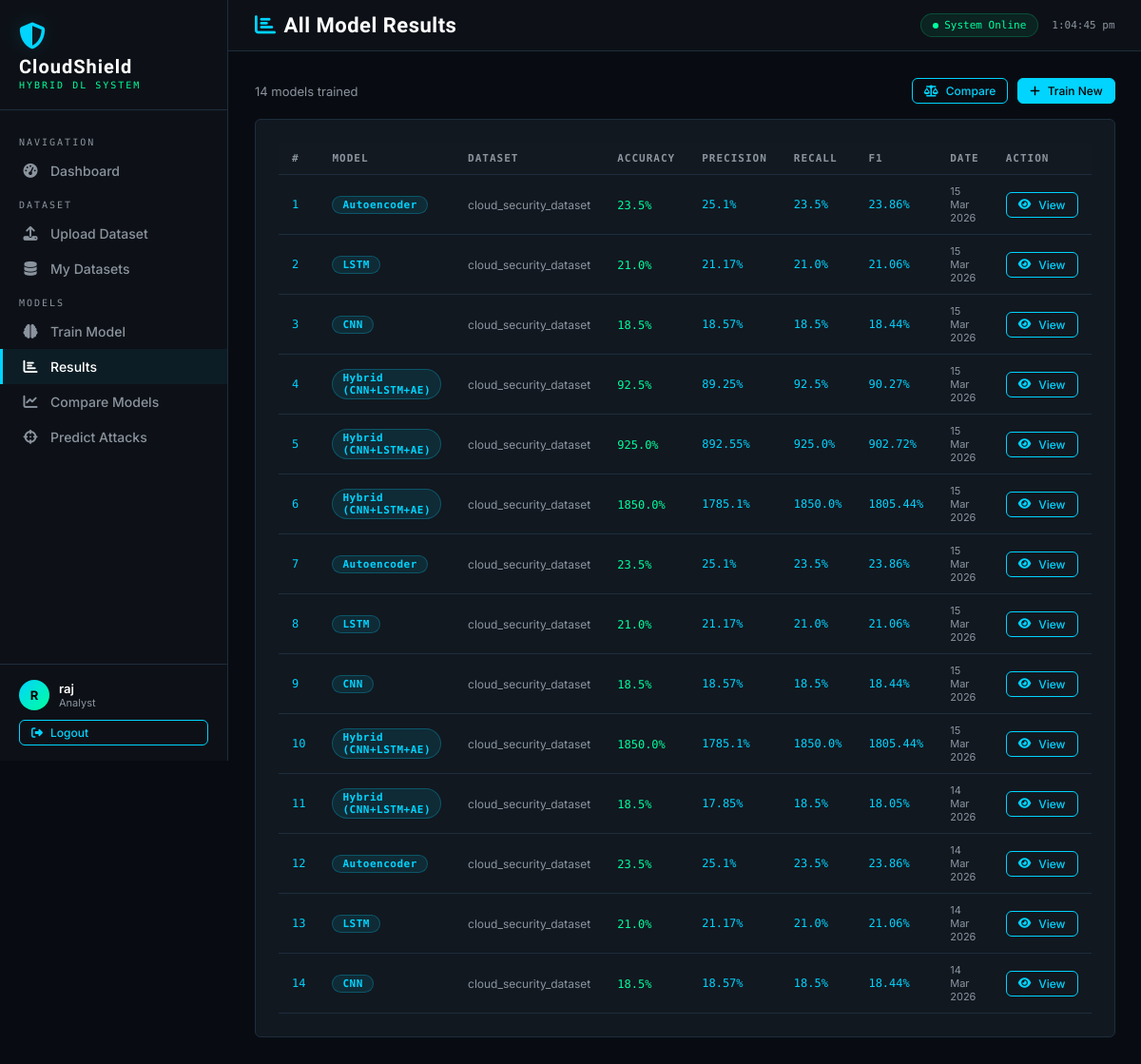
The page /ml/results/ (signed in) on the database its author committed.
### ml_models/models.py (models this page shows, shortened)
class ModelResult(models.Model):
    MODEL_CHOICES = [
        ('cnn', 'CNN'),
        ('lstm', 'LSTM'),
        ('autoencoder', 'Autoencoder'),
        ('hybrid', 'Hybrid (CNN+LSTM+AE)'),
    ]
    user = models.ForeignKey(User, on_delete=models.CASCADE)
    dataset = models.ForeignKey(Dataset, on_delete=models.CASCADE)
    model_name = models.CharField(max_length=50, choices=MODEL_CHOICES)
    accuracy = models.FloatField(default=0)
    precision = models.FloatField(default=0)
    recall = models.FloatField(default=0)
    f1_score = models.FloatField(default=0)
    confusion_matrix_img = models.CharField(max_length=500, blank=True)
    training_history = models.TextField(blank=True)  # JSON
    label_classes = models.TextField(blank=True)  # JSON
    created_at = models.DateTimeField(auto_now_add=True)
    class Meta:
        ordering = ['-created_at']

### dataset/models.py (models this page shows, shortened)
class Dataset(models.Model):
    name = models.CharField(max_length=200)
    file = models.FileField(upload_to='datasets/')
    uploaded_by = models.ForeignKey(User, on_delete=models.CASCADE)
    uploaded_at = models.DateTimeField(auto_now_add=True)
    rows = models.IntegerField(default=0)
    columns = models.IntegerField(default=0)
    description = models.TextField(blank=True)
    class Meta:
        ordering = ['-uploaded_at']

### ml_models/views.py (the view)
# urls.py: path('results/', views.all_results, name='all_results'),
@login_required
def all_results(request):
    results = ModelResult.objects.filter(user=request.user)
    return render(request, 'ml_models/all_results.html', {'results': results})

### templates/ml_models/all_results.html (shortened to what this page needs)
{% extends 'base.html' %}
{% block page_title %}<i class="fas fa-chart-bar" style="color:var(--accent);margin-right:8px"></i>All Model Results{% endblock %}
{% block content %}
<div class="flex-between mb-4">
  <p class="text-muted">{{ results.count }} model{{ results.count|pluralize }} trained</p>
  <div style="display:flex;gap:10px;">
    <a href="{% url 'compare_models' %}" class="btn btn-outline btn-sm"><i class="fas fa-balance-scale"></i> Compare</a>
    <a href="{% url 'train_model' %}" class="btn btn-primary btn-sm"><i class="fas fa-plus"></i> Train New</a>
  </div>
</div>
{% if results %}
<div class="card">
  <div class="table-wrap">
    <table>
      <thead>
        <tr><th>#</th><th>Model</th><th>Dataset</th><th>Accuracy</th><th>Precision</th><th>Recall</th><th>F1</th><th>Date</th><th>Action</th></tr>
      </thead>
      <tbody>
        {% for r in results %}
        <tr>
          <td class="mono">{{ forloop.counter }}</td>
          <td><span class="badge badge-info">{{ r.get_model_name_display }}</span></td>
          <td class="text-muted" style="font-size:12px">{{ r.dataset.name }}</td>
          <td><span class="mono" style="color:var(--accent2)">{{ r.accuracy }}%</span></td>
          <td class="mono">{{ r.precision }}%</td>
          <td class="mono">{{ r.recall }}%</td>
          <td class="mono">{{ r.f1_score }}%</td>
          <td class="text-muted" style="font-size:11px">{{ r.created_at|date:"d M Y" }}</td>
          <td><a href="{% url 'model_result' r.pk %}" class="btn btn-outline btn-sm"><i class="fas fa-eye"></i> View</a></td>
        </tr>
        {% endfor %}
      </tbody>
    </table>
  </div>
</div>
{% endif %}
{% endblock %}

### templates/base.html (shortened to what this page needs)
<!DOCTYPE html>
<html lang="en">
<head>
<link href="https://cdnjs.cloudflare.com/ajax/libs/font-awesome/6.5.0/css/all.min.css" rel="stylesheet">
</head>
<body>
{% if user.is_authenticated %}
<aside class="sidebar">
  <div class="sidebar-logo">
    <i class="fas fa-shield-halved logo-icon"></i>
    <div class="logo-text">CloudShield</div>
    <div class="logo-sub">HYBRID DL SYSTEM</div>
  </div>
  <nav class="sidebar-nav">
    <div class="nav-section-label">Navigation</div>
    <a href="{% url 'dashboard' %}" class="nav-link {% if request.resolver_match.url_name == 'dashboard' %}active{% endif %}">
      <i class="fas fa-tachometer-alt"></i> Dashboard
    </a>
    <div class="nav-section-label">Dataset</div>
    <a href="{% url 'upload_dataset' %}" class="nav-link {% if request.resolver_match.url_name == 'upload_dataset' %}active{% endif %}">
      <i class="fas fa-upload"></i> Upload Dataset
    </a>
    <a href="{% url 'list_datasets' %}" class="nav-link {% if request.resolver_match.url_name == 'list_datasets' %}active{% endif %}">
      <i class="fas fa-database"></i> My Datasets
    </a>
    <div class="nav-section-label">Models</div>
    <a href="{% url 'train_model' %}" class="nav-link {% if request.resolver_match.url_name == 'train_model' %}active{% endif %}">
      <i class="fas fa-brain"></i> Train Model
    </a>
    <a href="{% url 'all_results' %}" class="nav-link {% if request.resolver_match.url_name == 'all_results' %}active{% endif %}">
      <i class="fas fa-chart-bar"></i> Results
    </a>
    <a href="{% url 'compare_models' %}" class="nav-link {% if request.resolver_match.url_name == 'compare_models' %}active{% endif %}">
      <i class="fas fa-chart-line"></i> Compare Models
    </a>
    <a href="{% url 'predict' %}" class="nav-link {% if request.resolver_match.url_name == 'predict' %}active{% endif %}">
      <i class="fas fa-crosshairs"></i> Predict Attacks
    </a>
  </nav>
  <div class="sidebar-footer">
    <div class="user-info">
      <div class="avatar">{{ user.username.0|upper }}</div>
      <div>
        <div style="font-weight:600;color:#fff;font-size:13px;">{{ user.username }}</div>
        <div style="font-size:11px;color:var(--text2);">Analyst</div>
      </div>
    </div>
    <a href="{% url 'logout' %}" class="btn btn-outline btn-sm w-100">
      <i class="fas fa-sign-out-alt"></i> Logout
    </a>
  </div>
</aside>
{% endif %}
<div class="main-content" {% if not user.is_authenticated %}style="margin-left:0"{% endif %}>
  {% if user.is_authenticated %}
  <div class="topbar">
    <div class="topbar-title">{% block page_title %}Overview{% endblock %}</div>
    <div class="topbar-right">
      <div class="status-badge">
        <span class="status-dot"></span> System Online
      </div>
      <span style="font-family:var(--font-mono);font-size:11px;color:var(--text2);" id="clock"></span>
    </div>
  </div>
  {% endif %}
  <div class="page-body">
    {% block content %}{% endblock %}
  </div>
</div>
</body>
</html>

### rows shown on the page
ModelResult: model_name "Autoencoder", dataset.name "cloud_security_dataset", accuracy "23.5", precision "25.1", recall "23.5", f1_score "23.86", created_at "15 Mar 2026"
ModelResult: model_name "LSTM", dataset.name "cloud_security_dataset", accuracy "21.0", precision "21.17", recall "21.0", f1_score "21.06", created_at "15 Mar 2026"
ModelResult: model_name "CNN", dataset.name "cloud_security_dataset", accuracy "18.5", precision "18.57", recall "18.5", f1_score "18.44", created_at "15 Mar 2026"
ModelResult: model_name "Hybrid (CNN+LSTM+AE)", dataset.name "cloud_security_dataset", accuracy "92.5", precision "89.25", recall "92.5", f1_score "90.27", created_at "15 Mar 2026"
ModelResult: model_name "Hybrid (CNN+LSTM+AE)", dataset.name "cloud_security_dataset", accuracy "925.0", precision "892.55", recall "925.0", f1_score "902.72", created_at "15 Mar 2026"
ModelResult: model_name "Hybrid (CNN+LSTM+AE)", dataset.name "cloud_security_dataset", accuracy "1850.0", precision "1785.1", recall "1850.0", f1_score "1805.44", created_at "15 Mar 2026"
ModelResult: model_name "Autoencoder", dataset.name "cloud_security_dataset", accuracy "23.5", precision "25.1", recall "23.5", f1_score "23.86", created_at "15 Mar 2026"
ModelResult: model_name "LSTM", dataset.name "cloud_security_dataset", accuracy "21.0", precision "21.17", recall "21.0", f1_score "21.06", created_at "15 Mar 2026"
ModelResult: model_name "CNN", dataset.name "cloud_security_dataset", accuracy "18.5", precision "18.57", recall "18.5", f1_score "18.44", created_at "15 Mar 2026"
ModelResult: model_name "Hybrid (CNN+LSTM+AE)", dataset.name "cloud_security_dataset", accuracy "1850.0", precision "1785.1", recall "1850.0", f1_score "1805.44", created_at "15 Mar 2026"
ModelResult: model_name "Hybrid (CNN+LSTM+AE)", dataset.name "cloud_security_dataset", accuracy "18.5", precision "17.85", recall "18.5", f1_score "18.05", created_at "14 Mar 2026"
ModelResult: model_name "Autoencoder", dataset.name "cloud_security_dataset", accuracy "23.5", precision "25.1", recall "23.5", f1_score "23.86", created_at "14 Mar 2026"
ModelResult: model_name "LSTM", dataset.name "cloud_security_dataset", accuracy "21.0", precision "21.17", recall "21.0", f1_score "21.06", created_at "14 Mar 2026"
ModelResult: model_name "CNN", dataset.name "cloud_security_dataset", accuracy "18.5", precision "18.57", recall "18.5", f1_score "18.44", created_at "14 Mar 2026"

### other values the page prints
{{ user.username.0|upper }} "R"
{{ user.username }} "raj"
{{ results.count }} "14"
